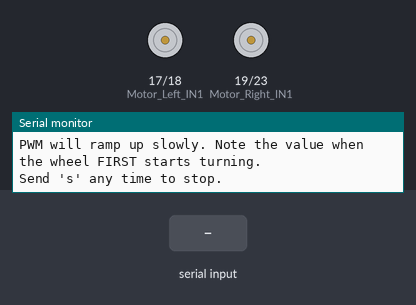
Bench run of a sketch on a simulated ESP32. Shown: motor-driver pin pairs drawn as motors (green arrow = first pin HIGH = forward, orange = second pin HIGH = backward, longer = more drive, scaled by the enable pin), the last lines printed to the serial monitor. The inputs (shaded band) are chosen by the test bench.

Above: at 1.7 s.
1.8 s: "l" received over Serial
At 2.25 s:
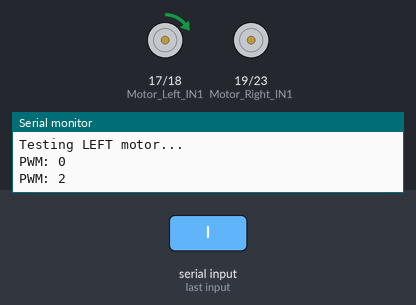
4.8 s: "s" received over Serial
6.3 s: "r" received over Serial
At 12.45 s:
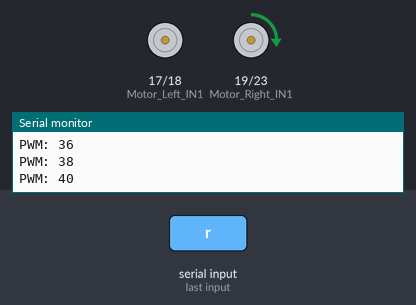
Timing chart, 0 to 18.0 s (numbered marks = the images above; inputs shaded):
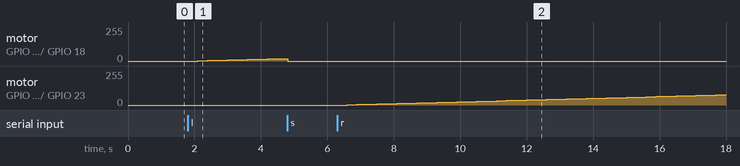

Measured:
- after the input at 1.8 s, motor on GPIO 17 (Motor_Left_IN1) / GPIO 18 (Motor_Left_IN2): moves from stopped to forward 18/255 over 2.4 s, starting after 0.30 s
- after the input at 6.3 s, motor on GPIO 19 (Motor_Right_IN1) / GPIO 23 (Motor_Right_IN2): moves from stopped to forward 76/255 over 11.1 s, starting after 0.30 s

The sketch:

deadband_test_motors.ino
```cpp
#include <Arduino.h>

// Same pins as your main sketch
#define Motor_Left_IN1 17
#define Motor_Left_IN2 18
#define Motor_Left_PWM 16
#define Motor_Right_IN1 19
#define Motor_Right_IN2 23
#define Motor_Right_PWM 25

void setup() {
  pinMode(Motor_Left_IN1, OUTPUT);
  pinMode(Motor_Left_IN2, OUTPUT);
  pinMode(Motor_Left_PWM, OUTPUT);
  pinMode(Motor_Right_IN1, OUTPUT);
  pinMode(Motor_Right_IN2, OUTPUT);
  pinMode(Motor_Right_PWM, OUTPUT);

  Serial.begin(57600);
  delay(500);
  Serial.println("Deadband finder");
  Serial.println("Robot must be on a stand, wheels free to spin.");
  Serial.println("Send 'l' to test LEFT motor, 'r' to test RIGHT motor.");
  Serial.println("PWM will ramp up slowly. Note the value when the wheel FIRST starts turning.");
  Serial.println("Send 's' any time to stop.");
}

void driveMotor(bool isLeft, int pwm) {
  int in1 = isLeft ? Motor_Left_IN1 : Motor_Right_IN1;
  int in2 = isLeft ? Motor_Left_IN2 : Motor_Right_IN2;
  int pwmPin = isLeft ? Motor_Left_PWM : Motor_Right_PWM;

  digitalWrite(in1, HIGH);
  digitalWrite(in2, LOW);
  analogWrite(pwmPin, pwm);
}

void stopMotors() {
  digitalWrite(Motor_Left_IN1, LOW);
  digitalWrite(Motor_Left_IN2, LOW);
  digitalWrite(Motor_Right_IN1, LOW);
  digitalWrite(Motor_Right_IN2, LOW);
  analogWrite(Motor_Left_PWM, 0);
  analogWrite(Motor_Right_PWM, 0);
}

void rampTest(bool isLeft) {
  Serial.println(isLeft ? "\nTesting LEFT motor..." : "\nTesting RIGHT motor...");
  for (int pwm = 0; pwm <= 255; pwm += 2) {
    driveMotor(isLeft, pwm);
    Serial.print("PWM: ");
    Serial.println(pwm);

    // Check for stop command mid-ramp
    if (Serial.available() > 0) {
      char c = Serial.read();
      if (c == 's') {
        stopMotors();
        Serial.println("Stopped. Note the last PWM value printed before it started spinning.");
        return;
      }
    }

    delay(300);  // slow ramp — give yourself time to see/hear it start
  }
  stopMotors();
  Serial.println("Reached 255, stopping. If it never moved, check wiring.");
}

void loop() {
  if (Serial.available() > 0) {
    char c = Serial.read();
    if (c == 'l') {
      rampTest(true);
    } else if (c == 'r') {
      rampTest(false);
    } else if (c == 's') {
      stopMotors();
      Serial.println("Stopped.");
    }
  }
}
```
